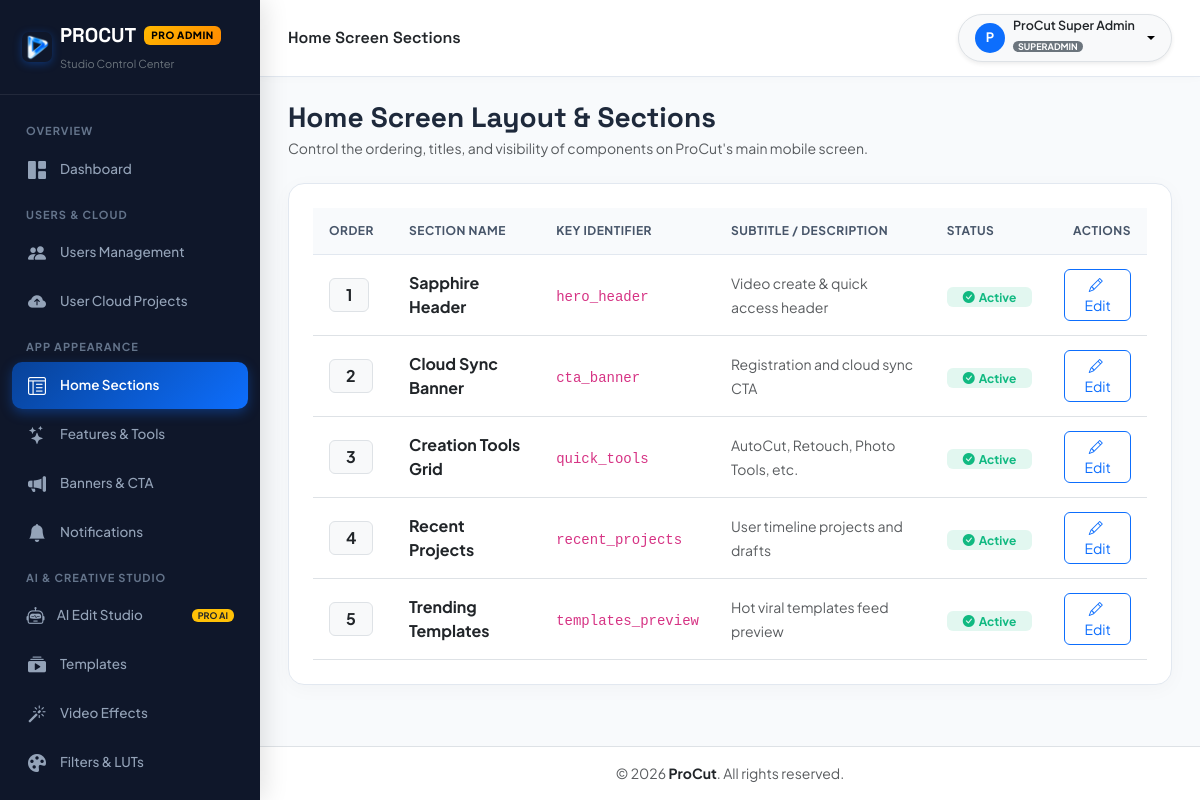
Screenshot of /admin/home-sections.php (signed in) with the database file from the repository.
### tables this page shows
CREATE TABLE IF NOT EXISTS home_sections (
    id INT AUTO_INCREMENT PRIMARY KEY,
    section_key VARCHAR(100) NOT NULL UNIQUE,
    title VARCHAR(255) NOT NULL,
    subtitle VARCHAR(255) NULL,
    display_order INT DEFAULT 0,
    is_enabled TINYINT(1) DEFAULT 1,
    meta_json LONGTEXT NULL,
    created_at DATETIME DEFAULT CURRENT_TIMESTAMP,
    updated_at DATETIME DEFAULT CURRENT_TIMESTAMP ON UPDATE CURRENT_TIMESTAMP,
    INDEX idx_hs_order (display_order)
);

### config/database.php (called while the page is built, shortened)
<?php
class Database {
    private static ?PDO $pdo = null;
    public static function getConnection(): PDO {
        $cfgFile = dirname(__DIR__) . '/config.json';
        $cfg = [];
        if (file_exists($cfgFile)) {
            $cfg = @json_decode(file_get_contents($cfgFile), true) ?: [];
        }
        $mysqlCfg = $cfg['mysql'] ?? [];
        $host = (defined('DB_HOST') && DB_HOST !== '127.0.0.1' && DB_HOST !== 'localhost')
            ? DB_HOST
            : ($mysqlCfg['host'] ?? getenv('DB_HOST') ?: (defined('DB_HOST') ? DB_HOST : '127.0.0.1'));
        if ($host === 'localhost') {
            $host = '127.0.0.1';
        }
        $port = (defined('DB_PORT') && DB_PORT != '3306')
            ? DB_PORT
            : ($mysqlCfg['port'] ?? getenv('DB_PORT') ?: '3306');
        $dbname = (defined('DB_NAME') && DB_NAME !== 'procut_db')
            ? DB_NAME
            : ($mysqlCfg['database'] ?? getenv('DB_NAME') ?: (defined('DB_NAME') ? DB_NAME : 'procut_db'));
        $user = (defined('DB_USER') && DB_USER !== 'root')
            ? DB_USER
            : ($mysqlCfg['user'] ?? getenv('DB_USER') ?: (defined('DB_USER') ? DB_USER : 'root'));
        $pass = (defined('DB_PASS') && DB_PASS !== '')
            ? DB_PASS
            : ($mysqlCfg['password'] ?? (getenv('DB_PASS') !== false ? getenv('DB_PASS') : (defined('DB_PASS') ? DB_PASS : '')));
        $socket = '/Applications/XAMPP/xamppfiles/var/mysql/mysql.sock';
        $dsn = "mysql:host={$host};port={$port};dbname={$dbname};charset=utf8mb4";
        $options = [
            PDO::ATTR_ERRMODE            => PDO::ERRMODE_EXCEPTION,
            PDO::ATTR_DEFAULT_FETCH_MODE => PDO::FETCH_ASSOC,
            PDO::ATTR_EMULATE_PREPARES   => false,
            PDO::MYSQL_ATTR_INIT_COMMAND => "SET NAMES utf8mb4 COLLATE utf8mb4_unicode_ci"
        ];
        try {
            self::$pdo = new PDO($dsn, $user, $pass, $options);
        } catch (PDOException $e) {
            if (PHP_OS_FAMILY === 'Darwin' && empty(ini_get('open_basedir')) && @file_exists($socket)) {
                try {
                    $socketDsn = "mysql:unix_socket={$socket};dbname={$dbname};charset=utf8mb4";
                    self::$pdo = new PDO($socketDsn, $user, $pass, $options);
                    return self::$pdo;
                } catch (PDOException $e2) {
                }
            }
            $isApi = str_contains($_SERVER['REQUEST_URI'] ?? '', '/api/');
            if ($isApi) {
                http_response_code(500);
                header('Content-Type: application/json; charset=utf-8');
                die(json_encode([
                    'success' => false,
                    'error' => 'Database connection failed: ' . $e->getMessage()
                ]));
            }
            http_response_code(200);
            header('Content-Type: text/html; charset=utf-8');
            die('<!DOCTYPE html>
<html lang="en">
<head>
    <meta charset="UTF-8">
    <meta name="viewport" content="width=device-width, initial-scale=1.0">
    <title>Database Connection Required — ProCut</title>
    <link href="https://fonts.googleapis.com/css2?family=Plus+Jakarta+Sans:wght@400;600;700&display=swap" rel="stylesheet">
    <style>
        body { font-family: "Plus Jakarta Sans", sans-serif; background: #0F172A; color: #E2E8F0; display: flex; align-items: center; justify-content: center; min-height: 100vh; margin: 0; padding: 20px; }
        .box { background: rgba(30, 41, 59, 0.85); border: 1px solid rgba(255,255,255,0.1); border-radius: 16px; max-width: 580px; width: 100%; padding: 32px; box-shadow: 0 20px 50px rgba(0,0,0,0.5); }
        h2 { color: #F59E0B; margin-top: 0; font-size: 1.4rem; display: flex; align-items: center; gap: 8px; }
        p { line-height: 1.6; color: #94A3B8; font-size: 0.95rem; }
        .error-chip { background: rgba(239, 68, 68, 0.15); color: #F87171; border: 1px solid rgba(239,68,68,0.3); border-radius: 8px; padding: 10px 14px; font-family: monospace; font-size: 0.85rem; word-break: break-all; margin: 16px 0; }
        .code-box { background: #080e1a; border: 1px solid rgba(255,255,255,0.08); border-radius: 8px; padding: 14px; font-family: monospace; font-size: 0.85rem; color: #38BDF8; line-height: 1.5; margin: 16px 0; }
        .step { margin-top: 12px; color: #CBD5E1; font-size: 0.9rem; }
        strong { color: #FFF; }
    </style>
</head>
<body>
    <div class="box">
        <h2>⚠️ Database Connection Setup Required</h2>
        <p>The ProCut server cannot connect to your MySQL database with the current credentials.</p>
        <div class="error-chip">' . htmlspecialchars($e->getMessage()) . '</div>
        <p><strong>Attempted Connection:</strong><br>
        Host: <code>' . htmlspecialchars($host) . '</code> | Database: <code>' . htmlspecialchars($dbname) . '</code> | User: <code>' . htmlspecialchars($user) . '</code></p>
        <div class="step"><strong>How to Fix on InfinityFree:</strong></div>
        <p>Open <strong>File Manager</strong> &rarr; <strong>htdocs</strong> &rarr; <strong>config/config.php</strong> (or <strong>config.json</strong>) and enter your InfinityFree MySQL details:</p>
        <div class="code-box">
define(\'DB_HOST\', \'<strong>sql3xx.infinityfree.com</strong>\');<br>
define(\'DB_NAME\', \'<strong>epiz_xxxxxxx_procut_db</strong>\');<br>
define(\'DB_USER\', \'<strong>epiz_xxxxxxx</strong>\');<br>
define(\'DB_PASS\', \'<strong>your_vpanel_password</strong>\');
        </div>
        <p style="font-size:0.85rem; color:#64748B;">You can copy these 4 details directly from your InfinityFree Account Management page under <em>Database Details</em>.</p>
    </div>
</body>
</html>');
        }
        return self::$pdo;
    }
    public static function query(string $sql, array $params = []): PDOStatement {
        $stmt = self::getConnection()->prepare($sql);
        $stmt->execute($params);
        return $stmt;
    }
    public static function fetchAll(string $sql, array $params = []): array {
        return self::query($sql, $params)->fetchAll();
    }
}

### admin/home-sections.php (the view, shortened to what this page needs)
<?php
$sections = Database::fetchAll("SELECT * FROM home_sections ORDER BY display_order ASC");
require_once __DIR__ . '/includes/header.php';
require_once __DIR__ . '/includes/sidebar.php';
require_once __DIR__ . '/includes/navbar.php';
?>
<div class="d-flex flex-wrap justify-content-between align-items-center mb-4 gap-3">
    <div>
        <h3 class="fw-bold mb-1 brand-font">Home Screen Layout & Sections</h3>
        <p class="text-muted small mb-0">Control the ordering, titles, and visibility of components on ProCut's main mobile screen.</p>
    </div>
</div>
<div class="pro-card p-4">
    <div class="table-responsive">
        <table class="table table-hover align-middle mb-0">
            <thead>
                <tr>
                    <th style="width: 80px;">Order</th>
                    <th>Section Name</th>
                    <th>Key Identifier</th>
                    <th>Subtitle / Description</th>
                    <th>Status</th>
                    <th class="text-end">Actions</th>
                </tr>
            </thead>
            <tbody>
                <?php foreach ($sections as $s): ?>
                <tr>
                    <td>
                        <span class="badge bg-light text-dark border px-3 py-2 fs-6 fw-bold"><?= (int)$s['display_order'] ?></span>
                    </td>
                    <td>
                        <div class="fw-bold text-dark"><?= htmlspecialchars($s['title']) ?></div>
                    </td>
                    <td>
                        <code><?= htmlspecialchars($s['section_key']) ?></code>
                    </td>
                    <td>
                        <span class="small text-muted"><?= htmlspecialchars($s['subtitle'] ?? '—') ?></span>
                    </td>
                    <td>
                        <form method="POST" action="" class="d-inline">
                            <?php if ($s['is_enabled']): ?>
                                <button type="submit" class="badge badge-soft-success border-0 px-3 py-1 text-decoration-none">
                                    <i class="bi bi-check-circle-fill me-1"></i>Active
                                </button>
                            <?php else: ?>
                                <button type="submit" class="badge badge-soft-danger border-0 px-3 py-1 text-decoration-none">
                                    <i class="bi bi-x-circle-fill me-1"></i>Disabled
                                </button>
                            <?php endif; ?>
                        </form>
                    </td>
                    <td class="text-end">
                        <button type="button" class="btn btn-sm btn-outline-primary py-1 px-3 rounded-2" onclick='editSection(<?= json_encode($s) ?>)'>
                            <i class="bi bi-pencil me-1"></i>Edit
                        </button>
                    </td>
                </tr>
                <?php endforeach; ?>
            </tbody>
        </table>
    </div>
</div>
<?php require_once __DIR__ . '/includes/footer.php'; ?>

### admin/includes/header.php (style rules this page uses)
:root { --procut-primary: #0D6EFD; --procut-primary-dark: #084298; --procut-accent: #0284C7; --procut-gold: #FFB800; --procut-sidebar-bg: #0F172A; --procut-sidebar-hover: #1E293B; --procut-card-bg: #FFFFFF; --procut-body-bg: #F8FAFC; }
html, body { width: 100%; max-width: 100vw; overflow-x: hidden; margin: 0; padding: 0; box-sizing: border-box; }
*, *::before, *::after { box-sizing: border-box; }
body { font-family: 'Plus Jakarta Sans', sans-serif; background-color: var(--procut-body-bg); color: #1E293B; min-height: 100vh; }
h1, h2, h3, h4, h5, h6, .brand-font { font-family: 'Space Grotesk', sans-serif; }
.pro-card { background: #FFFFFF; border: 1px solid #E2E8F0; border-radius: 16px; box-shadow: 0 4px 20px rgba(0, 0, 0, 0.03); transition: all 0.2s ease; max-width: 100%; box-sizing: border-box; }
.table-responsive { width: 100%; max-width: 100%; overflow-x: auto; -webkit-overflow-scrolling: touch; }
.table > :not(caption) > * > * { padding: 14px 16px; vertical-align: middle; }
.table thead th { background: #F8FAFC; color: #475569; font-size: 12px; text-transform: uppercase; letter-spacing: 0.5px; border-bottom: 1px solid #E2E8F0; white-space: nowrap; }
.badge-soft-success { background: rgba(16, 185, 129, 0.12); color: #10B981; }

### rows the page displays
home_sections: display_order "1", title "Sapphire Header", section_key "hero_header", subtitle "Video create & quick access header", is_enabled 1 (drawn)
home_sections: display_order "2", title "Cloud Sync Banner", section_key "cta_banner", subtitle "Registration and cloud sync CTA", is_enabled 1 (drawn)
home_sections: display_order "3", title "Creation Tools Grid", section_key "quick_tools", subtitle "AutoCut, Retouch, Photo Tools, etc.", is_enabled 1 (drawn)
home_sections: display_order "4", title "Recent Projects", section_key "recent_projects", subtitle "User timeline projects and drafts", is_enabled 1 (drawn)
home_sections: display_order "5", title "Trending Templates", section_key "templates_preview", subtitle "Hot viral templates feed preview", is_enabled 1 (drawn)

### other values shown
$pageTitle "Home Screen Sections"
substr($currentAdmin['name'] ?? 'A', 0, 1) "P"
$currentAdmin['name'] "ProCut Super Admin"
$currentAdmin['role'] "SUPERADMIN"
APP_NAME "ProCut"
